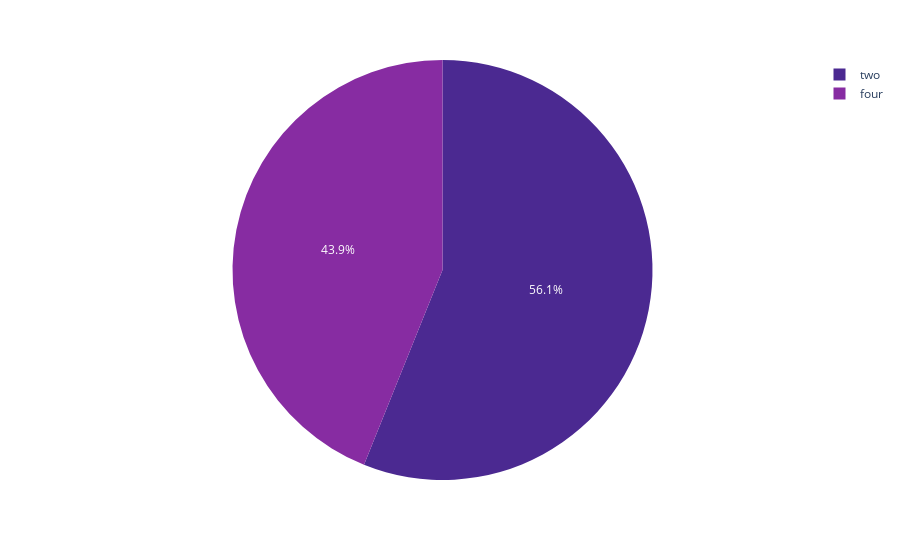

Source (notebook cell):
### Code cell
px.pie(car['doornumber'].value_counts(),values='count',names=['two','four'],color_discrete_sequence=px.colors.sequential.Agsunset)

### Figure 1 — Plotly figure (JSON) as saved in the notebook; plotly's stock layout.template omitted (floating-point values rounded to 4 significant figures)
{"data": [{"domain": {"x": [0, 1], "y": [0, 1]}, "hovertemplate": "label=%{label}<br>count=%{value}<extra></extra>", "labels": ["two", "four"], "legendgroup": "", "name": "", "showlegend": true, "type": "pie", "values": [115, 90]}], "layout": {"legend": {"tracegroupgap": 0}, "margin": {"t": 60}, "piecolorway": ["rgb(75, 41, 145)", "rgb(135, 44, 162)", "rgb(192, 54, 157)", "rgb(234, 79, 136)", "rgb(250, 120, 118)", "rgb(246, 169, 122)", "rgb(237, 217, 163)"]}}
